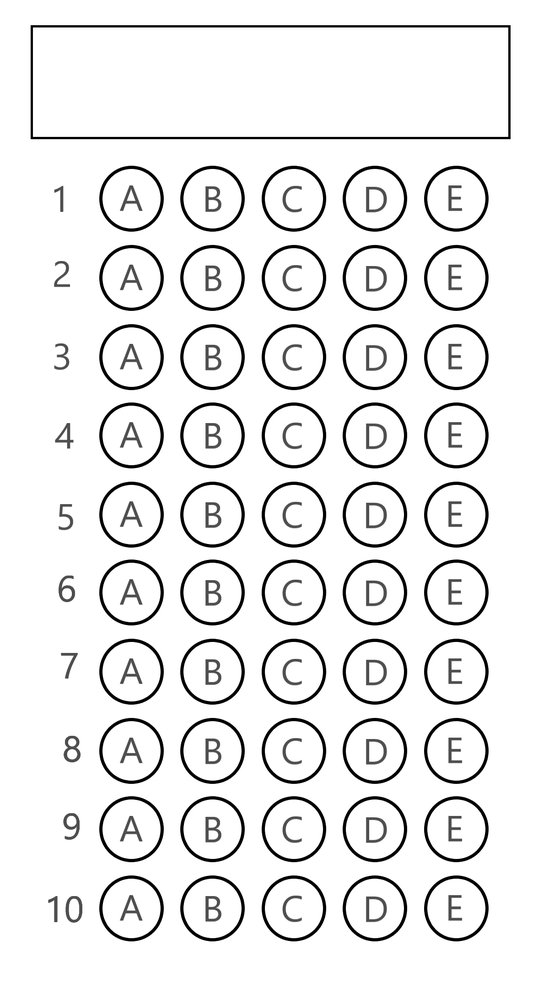
#> input picture versions/oldsheets/10question.png, 549 x 1000 px, shrunk from 1200 x 2184 before the run
$ python -i omr.py   (imports and definitions only)
#> lines starting #> are read from the running program, lines starting #| are printed output that depends on the picture; after the words box and inside, x2 and y2 are one past the last pixel; in counts of white or black regions, pixels touching at a corner belong together
from imutils.perspective import four_point_transform
from imutils import contours
import numpy as np
import imutils
import cv2
import math
import statistics as stats
import os

gray = None

minWidth = 20
minHeight = 20
minAr = 0.8
maxAr = 1.2
darknessRate = 0.45

greenColor = (0, 255, 0)
redColor = (0, 0, 255)
blueColor = (255, 0, 0)

scoreLoc = (20, 20)

font = cv2.FONT_HERSHEY_SIMPLEX


def getAnswers(img):
    """Function getAnswers()

    Args:
        img (string): path of image

    Returns:
        list: answers of the image
    """
#> called with img = 'versions/oldsheets/10question.png'
    ANSWERS = list()

    image = cv2.imread(img)
#> image is the input picture: shape (1000, 549, 3); min 0, max 255, mean 235.6
    gray = cv2.cvtColor(image, cv2.COLOR_BGR2GRAY)
    blurred = cv2.GaussianBlur(gray, (5, 5), 0)
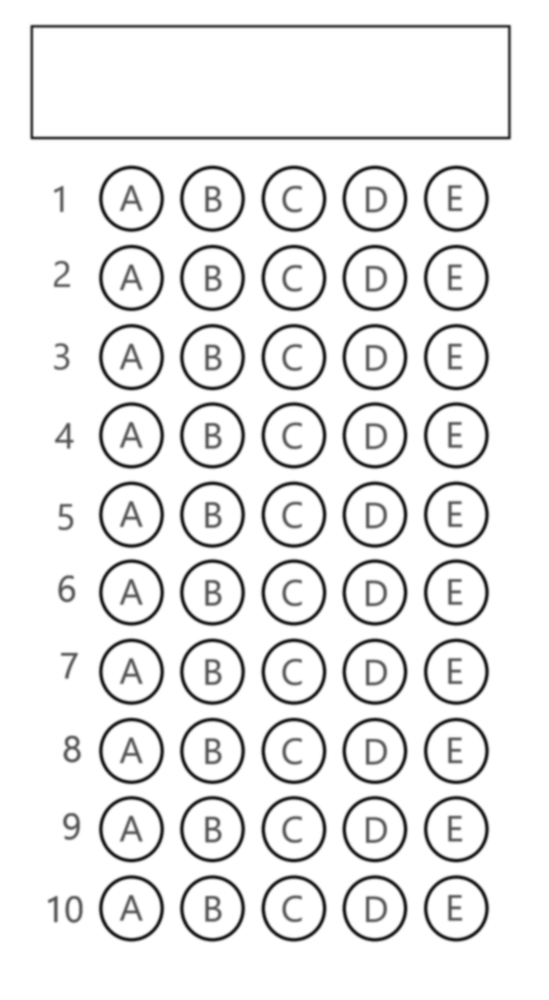
#> blurred: shape (1000, 549); min 29, max 255, mean 235.6
    thresh = cv2.threshold(
        blurred, 0, 255, cv2.THRESH_BINARY_INV | cv2.THRESH_OTSU)[1]
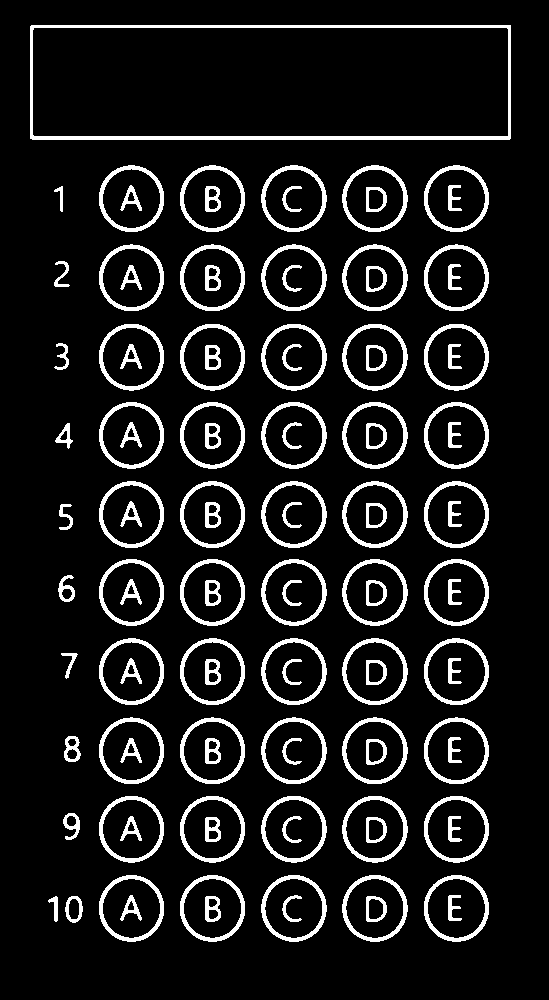
#> thresh: shape (1000, 549); 10.5% white; 112 white regions, largest, box (x1, y1, x2, y2) and area: (30, 25, 511, 140) 4015, (261, 638, 327, 705) 842, (261, 165, 327, 232) 841
    edged = cv2.Canny(thresh, 75, 200)
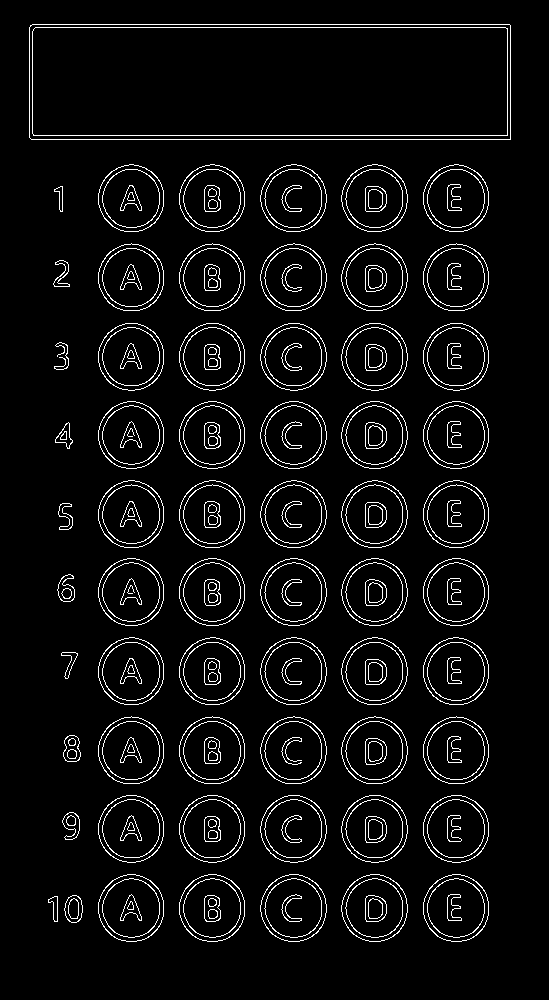
#> edged: shape (1000, 549); 5.4% white in thin lines or dots, all inside (x1, y1, x2, y2) = (29, 24, 511, 942)
    cnts = cv2.findContours(edged.copy(), cv2.RETR_EXTERNAL,
                            cv2.CHAIN_APPROX_SIMPLE)
#> cnts = 62 contours, 1 with area under 20; largest, box (x1, y1, x2, y2) and area: (29, 24, 511, 140) 55308, (341, 874, 408, 942) 3462, (341, 401, 408, 469) 3462, (260, 874, 327, 942) 3461, (260, 401, 327, 469) 3461
    cnts = imutils.grab_contours(cnts)
    nameRect = None
    nameField = None
    maxArea = 0
    index = 0
    rects = []
    if len(cnts) > 0:
        cnts = sorted(cnts, key=cv2.contourArea, reverse=True)
        for cnt in cnts:
            peri = cv2.arcLength(cnt, True)
            approx = cv2.approxPolyDP(cnt, 0.02 * peri, True)
            if len(approx) == 4:
                nameRect = approx
                nameField = four_point_transform(
                    gray, nameRect.reshape(4, 2))
                h = nameField.shape[0]
                w = nameField.shape[1]
                # if w > 4 * h and w < 5 * h:  # 4.5 4.8
                rects.append(nameRect)
                if nameField.size > maxArea:
                    maxArea = nameField.size
                    index = len(rects) - 1
#> this loop made 62 passes
#> (peri, nameRect, h, w, maxArea, index) on pass 1: (1189.1, [[29, 27], [31, 139], [510, 139], [509, 24]], 115, 480, 55200, 0)
#> peri on passes 2 to 7: 221.5, 221.5, 221.5, 221.5, 221.5, 221.5
#> pass 1, in getAnswers, `nameField = four_point_transform( gray, nameRect.reshape(4, 2))`:
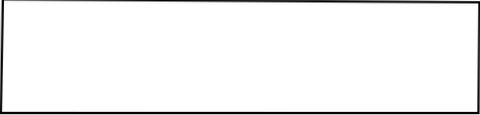
#> nameField: shape (115, 480); min 0, max 255, mean 243.9
#> after the loop, index = 0; maxArea = 55200; rects = [[[29, 27], [31, 139], [510, 139], [509, 24]]]

    try:
        nameRect = rects[index]
        nameField = four_point_transform(gray, nameRect.reshape(4, 2))
        topOfBubbles = nameRect.reshape(1, 8)[0][5]
#> topOfBubbles = 139
        thresh = thresh[topOfBubbles:, :]
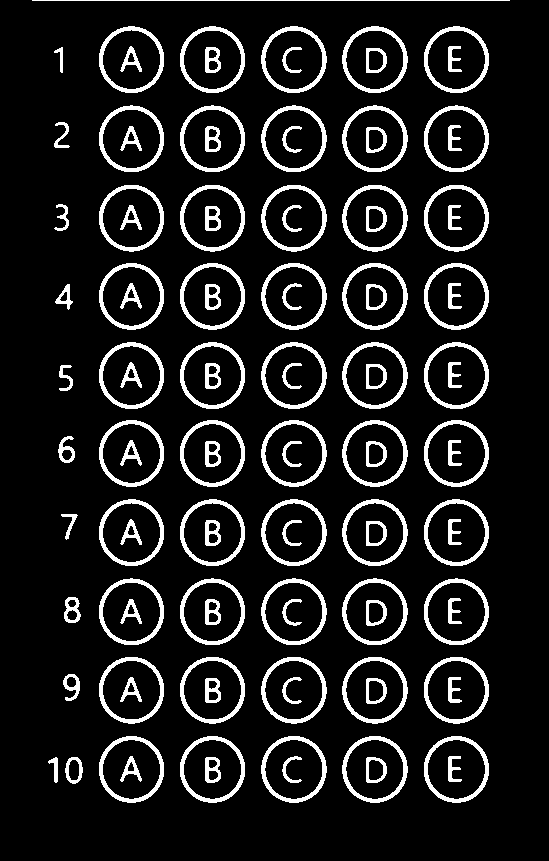
#> thresh: shape (861, 549); 11.5% white; 112 white regions
    except Exception as e:
        print(e)

    cnts = cv2.findContours(
        thresh.copy(), cv2.RETR_EXTERNAL, cv2.CHAIN_APPROX_SIMPLE)
#> cnts = 62 contours, 1 with area under 20; largest, box (x1, y1, x2, y2) and area: (342, 736, 408, 803) 3357, (342, 499, 408, 566) 3357, (342, 263, 408, 330) 3357, (261, 736, 327, 803) 3356, (261, 499, 327, 566) 3356
    cnts = imutils.grab_contours(cnts)

    questionCnts = []
    for cnt in cnts:
        (x, y, w, h) = cv2.boundingRect(cnt)
        ar = w / float(h)
        if minWidth >= 20 and h >= minHeight and ar >= minAr and ar <= maxAr:
            questionCnts.append(cnt)
#> this loop made 62 passes
#> (x, y, w, h, ar) on passes 1 to 12: (65, 757, 18, 27, 0.667), (48, 757, 10, 26, 0.385), (424, 736, 65, 67, 0.97), (342, 736, 66, 67, 0.985), (261, 736, 66, 67, 0.985), (180, 736, 65, 67, 0.97), (99, 736, 65, 67, 0.97), (63, 674, 17, 27, 0.63), (424, 657, 65, 67, 0.97), (342, 657, 66, 67, 0.985), (261, 657, 66, 67, 0.985), (180, 657, 65, 67, 0.97)
#> after the loop, questionCnts = 50 contours; largest, box (x1, y1, x2, y2) and area: (342, 736, 408, 803) 3357, (342, 499, 408, 566) 3357, (342, 263, 408, 330) 3357, (261, 736, 327, 803) 3356, (261, 499, 327, 566) 3356

    questionCnts = contours.sort_contours(
        questionCnts, method="top-to-bottom")[0]
#> questionCnts = 50 contours; largest, box (x1, y1, x2, y2) and area: (342, 263, 408, 330) 3357, (342, 499, 408, 566) 3357, (342, 736, 408, 803) 3357, (261, 26, 327, 93) 3356, (261, 263, 327, 330) 3356

    circleAreas = list()
    radiusList = list()

    for qCnt in questionCnts:
        # minimum kapsayan dairenin yarıçapı
        radius = cv2.minEnclosingCircle(qCnt)[1]
        radiusList.append(radius)
        circleAreas.append(math.pi * radius * radius)
#> this loop made 50 passes
#> radius on passes 1 to 12: 33.34, 33.4, 33.4, 33.34, 33.34, 33.41, 33.42, 33.42, 33.38, 33.38, 33.4, 33.39
#> after the loop, circleAreas = 50 values, max 3508.4 at index 36, min 3485.6 at index 18, mean 3499.7; radiusList = 50 values, max 33.42 at index 36, min 33.31 at index 18, mean 33.38

    meanCircleArea = stats.mean(circleAreas)
#> meanCircleArea = 3499.7
    meanRadius = stats.mean(radiusList)
#> meanRadius = 33.38
    questionCnts = list(questionCnts)

    for qCnt in questionCnts:
        # minimum kapsayan dairenin yarıçapı
        center, radius = cv2.minEnclosingCircle(qCnt)
        if radius < (meanRadius / 2) or radius > (meanRadius * 2):
            questionCnts.remove(qCnt)
#> this loop made 50 passes
#> (center, radius) on passes 1 to 12: ((456, 59.21), 33.34), ((374.1, 59.17), 33.4), ((293.1, 59.17), 33.4), ((212, 59.2), 33.34), ((131, 59.2), 33.34), ((455.8, 138.4), 33.41), ((374.2, 138.4), 33.42), ((293.2, 138.4), 33.42), ((212, 138.4), 33.38), ((131, 138.4), 33.38), ((456, 217.7), 33.4), ((374.5, 217.7), 33.39)

    for (qNum, i) in enumerate(np.arange(0, len(questionCnts), 5)):
        bubbledCount = 0

        cnts = contours.sort_contours(
            questionCnts[i:i + 5], method="left-to-right")[0]

        bubbled = None

        for (j, cnt) in enumerate(cnts):
            msk = np.zeros(thresh.shape, dtype="uint8")
            cv2.drawContours(msk, [cnt], -1, 255, -1)
            msk = cv2.bitwise_and(thresh, thresh, mask=msk)
            total = cv2.countNonZero(msk)

            if total > (meanCircleArea * 0.5):
                bubbled = j
                bubbledCount += 1

        if bubbledCount == 1:
            ANSWERS.append(bubbled)
        elif bubbledCount == 0:
            # ! 5 boş
            ANSWERS.append(5)
        else:
            # ! 6 birden çok cevap
            ANSWERS.append(6)
#> this loop made 10 passes
#> i on passes 1 to 10: 0, 5, 10, 15, 20, 25, 30, 35, 40, 45
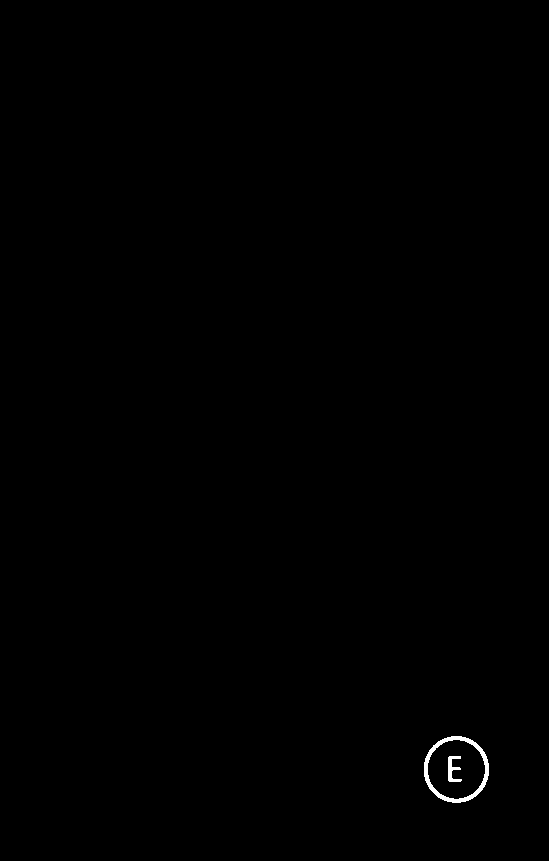
#> msk: shape (861, 549); 0.21% white; 2 white regions, box (x1, y1, x2, y2) and area: (424, 736, 489, 803) 830, (448, 756, 462, 782) 186
#> after the loop, ANSWERS = [5, 5, 5, 5, 5, 5, 5, 5, 5, 5]
    return ANSWERS.copy()


# [156 lines left out: function getScores, not called in this run]

>>> result = getAnswers('versions/oldsheets/10question.png')
#> result = [5, 5, 5, 5, 5, 5, 5, 5, 5, 5]

$ run again, on versions/oldsheets/5question.png
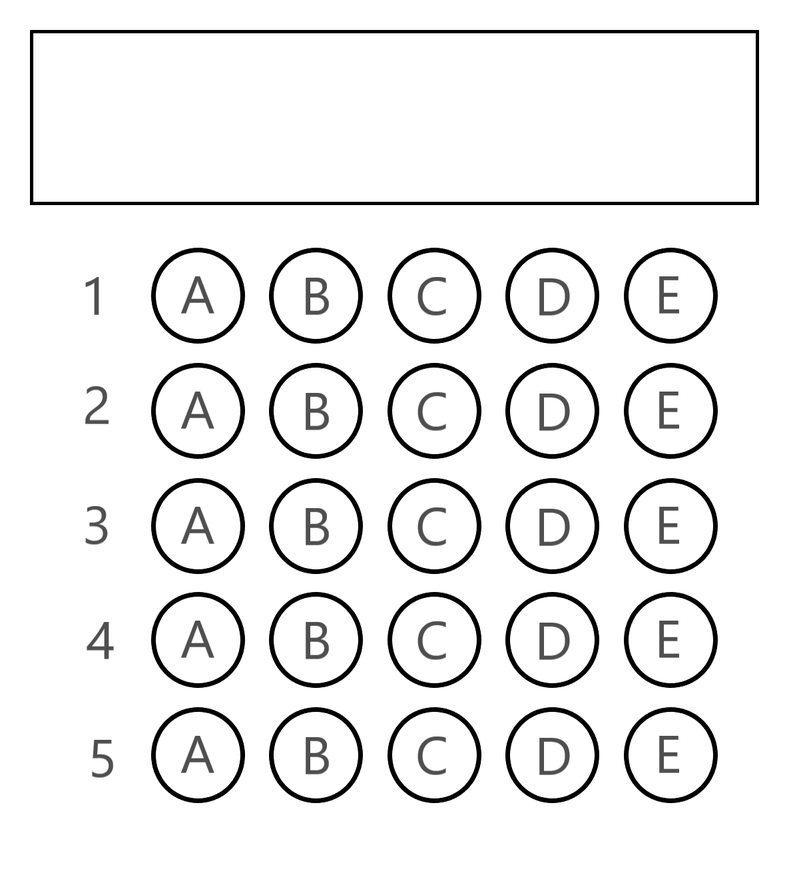
#> input picture versions/oldsheets/5question.png, 799 x 883 px, shrunk from 1200 x 1326 before the run
#> in getAnswers, image is the input picture: shape (883, 799, 3); min 0, max 255, mean 238.1
#> in getAnswers, `edged = cv2.Canny(thresh, 75, 200)`:
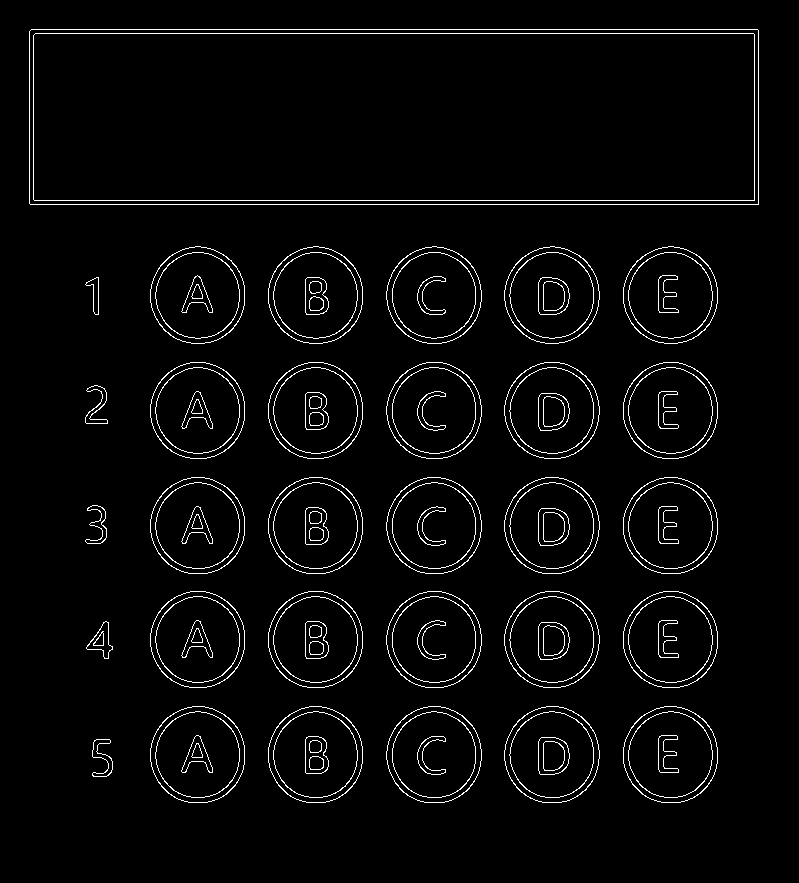
#> edged: shape (883, 799); 3.3% white in thin lines or dots, all inside (x1, y1, x2, y2) = (29, 29, 759, 803)
#> in getAnswers, `cnts = cv2.findContours(edged.copy(), cv2.RETR_EXTERNAL, cv2.CHAIN_APP..`: cnts = 31 contours; largest, box (x1, y1, x2, y2) and area: (29, 29, 759, 205) 127572, (386, 246, 482, 344) 7199, (504, 246, 600, 344) 7194, (268, 246, 363, 344) 7193, (504, 706, 600, 803) 7192
#> the loop in getAnswers, `for cnt in cnts:` made 31 passes
#> (peri, nameRect, h, w, maxArea, index) on pass 1: (1805.7, [[29, 31], [30, 204], [758, 204], [757, 29]], 175, 728, 127400, 0)
#> after the loop in getAnswers, `for cnt in cnts:`: index = 0; maxArea = 127400; rects = [[[29, 31], [30, 204], [758, 204], [757, 29]]]
#> topOfBubbles = 204
#> in getAnswers, `cnts = cv2.findContours( thresh.copy(), cv2.RETR_EXTERNAL, cv2.CHAIN_A..`: cnts = 31 contours, 1 with area under 20; largest, box (x1, y1, x2, y2) and area: (387, 43, 482, 140) 7045, (505, 43, 600, 140) 7041, (269, 43, 363, 140) 7040, (505, 503, 600, 599) 7040, (387, 503, 482, 599) 7040
#> the loop in getAnswers, `for cnt in cnts:` made 31 passes
#> (x, y, w, h, ar) on passes 1 to 8: (92, 536, 21, 37, 0.568), (624, 503, 94, 96, 0.979), (505, 503, 95, 96, 0.99), (387, 503, 95, 96, 0.99), (269, 503, 94, 96, 0.979), (151, 503, 94, 96, 0.979), (87, 418, 26, 37, 0.703), (624, 388, 94, 96, 0.979)
#> after the loop in getAnswers, `for cnt in cnts:`: questionCnts = 25 contours; largest, box (x1, y1, x2, y2) and area: (387, 43, 482, 140) 7045, (505, 43, 600, 140) 7041, (269, 43, 363, 140) 7040, (505, 503, 600, 599) 7040, (387, 503, 482, 599) 7040
#> in getAnswers, `questionCnts = contours.sort_contours( questionCnts, method="top-to-bo..`: questionCnts = 25 contours; largest, box (x1, y1, x2, y2) and area: (387, 43, 482, 140) 7045, (505, 43, 600, 140) 7041, (269, 43, 363, 140) 7040, (387, 274, 482, 370) 7040, (505, 503, 600, 599) 7040
#> the loop in getAnswers, `for qCnt in questionCnts:` made 25 passes
#> radius on passes 1 to 8: 48.24, 48.23, 48.23, 48.25, 48.24, 48.18, 48.18, 48.18
#> after the loop in getAnswers, `for qCnt in questionCnts:`: circleAreas = 25 values, max 7312.3 at index 3, min 7289.5 at index 16, mean 7297.7; radiusList = 25 values, max 48.25 at index 3, min 48.17 at index 16, mean 48.2
#> meanCircleArea = 7297.7
#> meanRadius = 48.2
#> the loop in getAnswers, `for qCnt in questionCnts:` made 25 passes
#> (center, radius) on passes 1 to 8: ((670.3, 91.1), 48.24), ((551.7, 91.11), 48.23), ((434, 91.14), 48.23), ((315.3, 91.11), 48.25), ((197.7, 91.1), 48.24), ((670, 206.3), 48.18), ((552, 206.3), 48.18), ((434, 206.3), 48.18)
#> the loop in getAnswers, `for (qNum, i) in enumerate(np.arange(0, len(questionCnts), 5)):` made 5 passes
#> i on passes 1 to 5: 0, 5, 10, 15, 20
#> after the loop in getAnswers, `for (qNum, i) in enumerate(np.arange(0, len(questionCnts), 5)):`:
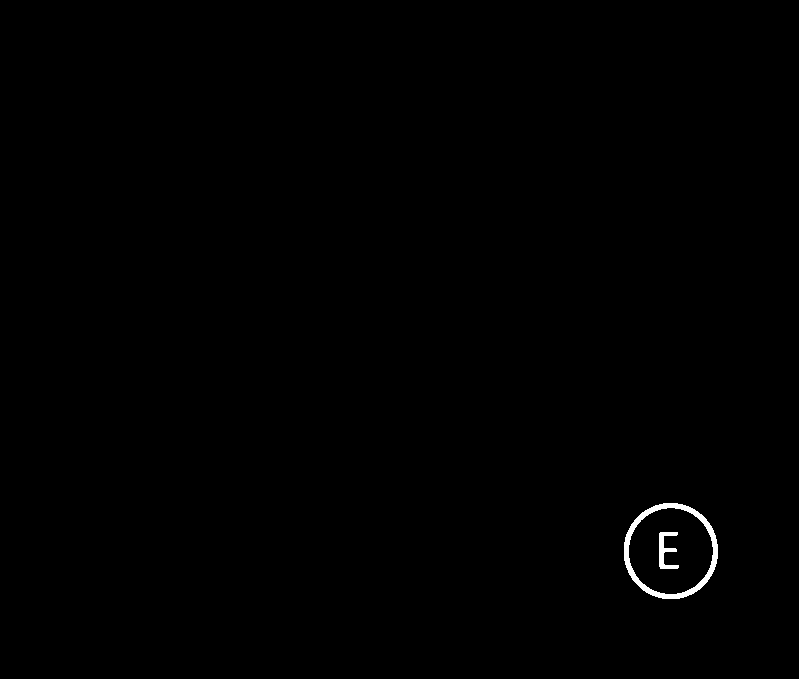
#> msk: shape (679, 799); 0.35% white; 2 white regions, box (x1, y1, x2, y2) and area: (624, 503, 718, 599) 1531, (659, 532, 679, 569) 349
#> after the loop in getAnswers, `for (qNum, i) in enumerate(np.arange(0, len(questionCnts), 5)):`: ANSWERS = [5, 5, 5, 5, 5]
